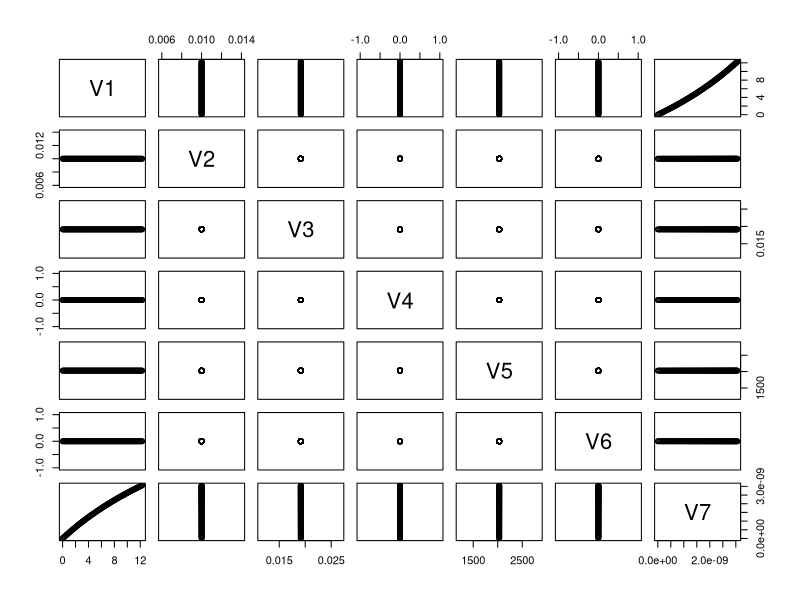

Recreate this plot in R.
data <- read.table("energy_cons.dat")
# data <- c(1, 2, 3)

# set device driver for interactive plotting, I hope!
X11()
# plot default
plot(data)
